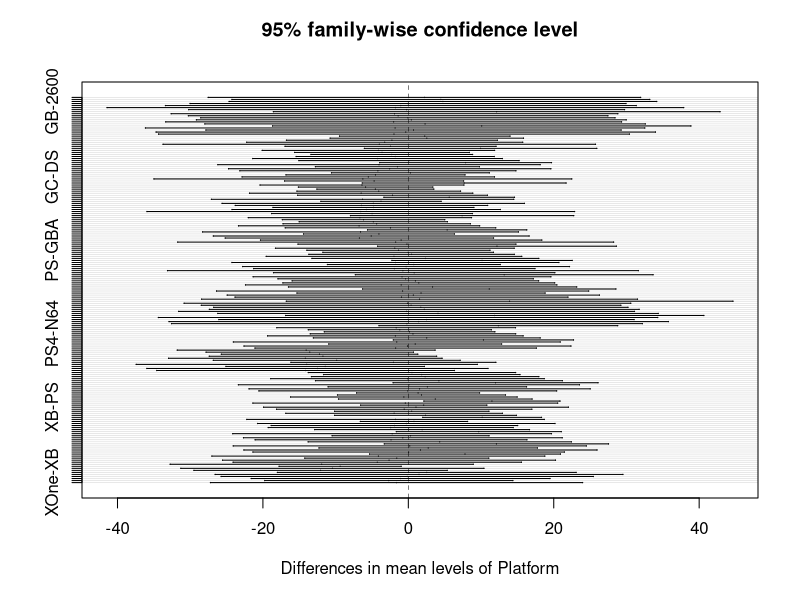

Source code (R):
# Load the necessary libraries
library(tidyverse)


library(readr)
video_games <- read_csv("DataSets/archive/Video Games Dataset.csv")
View(video_games)

summary(video_games)

str(video_games)

# Perform ANOVA test
result <- aov(Global_Sales ~ Platform, data = video_games)

# Check the ANOVA table
summary(result)

# Post-hoc analysis for pairwise comparisons (optional)
posthoc <- TukeyHSD(result)
print(posthoc)

# Plot the means and confidence intervals (optional)
plot(posthoc)

# Interpret the results and draw conclusions based on the ANOVA and post-hoc analyses






